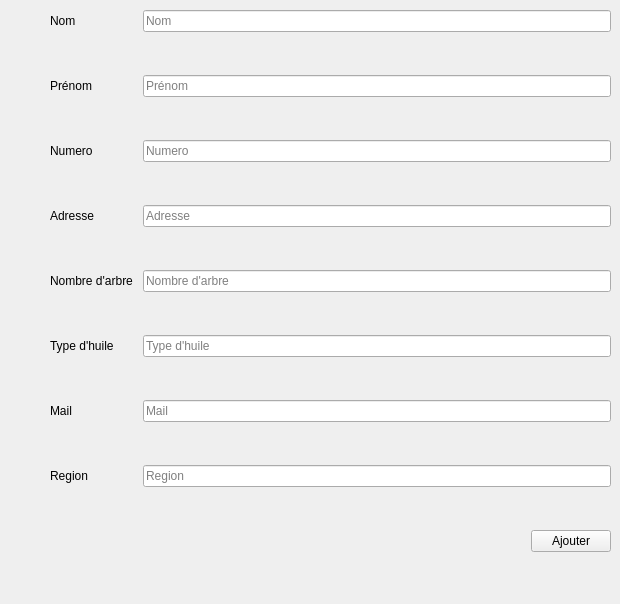
          <widget class="QWidget" name="ajoutagriculteur">
           <widget class="QWidget" name="formLayoutWidget_7">
            <property name="geometry">
             <rect>
              <x>50</x>
              <y>10</y>
              <width>561</width>
              <height>585</height>
             </rect>
            </property>
            <layout class="QFormLayout" name="formLayout_7">
             <property name="verticalSpacing">
              <number>43</number>
             </property>
             <item row="0" column="0">
              <widget class="QLabel" name="nomLabel_2">
               <property name="text">
                <string>Nom</string>
               </property>
              </widget>
             </item>
             <item row="0" column="1">
              <widget class="QLineEdit" name="nom">
               <property name="placeholderText">
                <string>Nom</string>
               </property>
              </widget>
             </item>
             <item row="1" column="0">
              <widget class="QLabel" name="prNomLabel_3">
               <property name="text">
                <string>Prénom</string>
               </property>
              </widget>
             </item>
             <item row="1" column="1">
              <widget class="QLineEdit" name="Prenom">
               <property name="text">
                <string/>
               </property>
               <property name="placeholderText">
                <string>Prénom</string>
               </property>
              </widget>
             </item>
             <item row="2" column="0">
              <widget class="QLabel" name="dateDEmbaucheLabel_2">
               <property name="text">
                <string>Numero</string>
               </property>
              </widget>
             </item>
             <item row="3" column="0">
              <widget class="QLabel" name="label">
               <property name="text">
                <string>Adresse</string>
               </property>
              </widget>
             </item>
             <item row="3" column="1">
              <widget class="QLineEdit" name="adresse">
               <property name="text">
                <string/>
               </property>
               <property name="placeholderText">
                <string>Adresse</string>
               </property>
              </widget>
             </item>
             <item row="7" column="0">
              <widget class="QLabel" name="label_6">
               <property name="text">
                <string>Region </string>
               </property>
              </widget>
             </item>
             <item row="7" column="1">
              <widget class="QLineEdit" name="Region">
               <property name="placeholderText">
                <string>Region</string>
               </property>
              </widget>
             </item>
             <item row="8" column="1">
              <layout class="QHBoxLayout" name="qjouterAgriRow">
               <item>
                <spacer name="horizontalSpacer_ajouteremp_6">
                 <property name="orientation">
                  <enum>Qt::Orientation::Horizontal</enum>
                 </property>
                 <property name="sizeHint" stdset="0">
                  <size>
                   <width>40</width>
                   <height>20</height>
                  </size>
                 </property>
                </spacer>
               </item>
               <item>
                <widget class="QPushButton" name="ajouterAgriBtn">
                 <property name="text">
                  <string>Ajouter</string>
                 </property>
                 <property name="icon">
                  <iconset resource="img.qrc">
                   <normaloff>:/img/export.svg</normaloff>:/img/export.svg</iconset>
                 </property>
                 <property name="iconSize">
                  <size>
                   <width>18</width>
                   <height>18</height>
                  </size>
                 </property>
                </widget>
               </item>
              </layout>
             </item>
             <item row="2" column="1">
              <widget class="QLineEdit" name="Numero">
               <property name="placeholderText">
                <string>Numero</string>
               </property>
              </widget>
             </item>
             <item row="6" column="1">
              <widget class="QLineEdit" name="Mail">
               <property name="placeholderText">
                <string>Mail</string>
               </property>
              </widget>
             </item>
             <item row="6" column="0">
              <widget class="QLabel" name="label_9">
               <property name="text">
                <string>Mail</string>
               </property>
              </widget>
             </item>
             <item row="4" column="0">
              <widget class="QLabel" name="label_10">
               <property name="text">
                <string>Nombre d'arbre </string>
               </property>
              </widget>
             </item>
             <item row="4" column="1">
              <widget class="QLineEdit" name="nbArbre">
               <property name="placeholderText">
                <string>Nombre d'arbre</string>
               </property>
              </widget>
             </item>
             <item row="5" column="0">
              <widget class="QLabel" name="label_11">
               <property name="text">
                <string>Type d'huile</string>
               </property>
              </widget>
             </item>
             <item row="5" column="1">
              <widget class="QLineEdit" name="typeolive">
               <property name="placeholderText">
                <string>Type d'huile</string>
               </property>
              </widget>
             </item>
            </layout>
           </widget>
          </widget>
